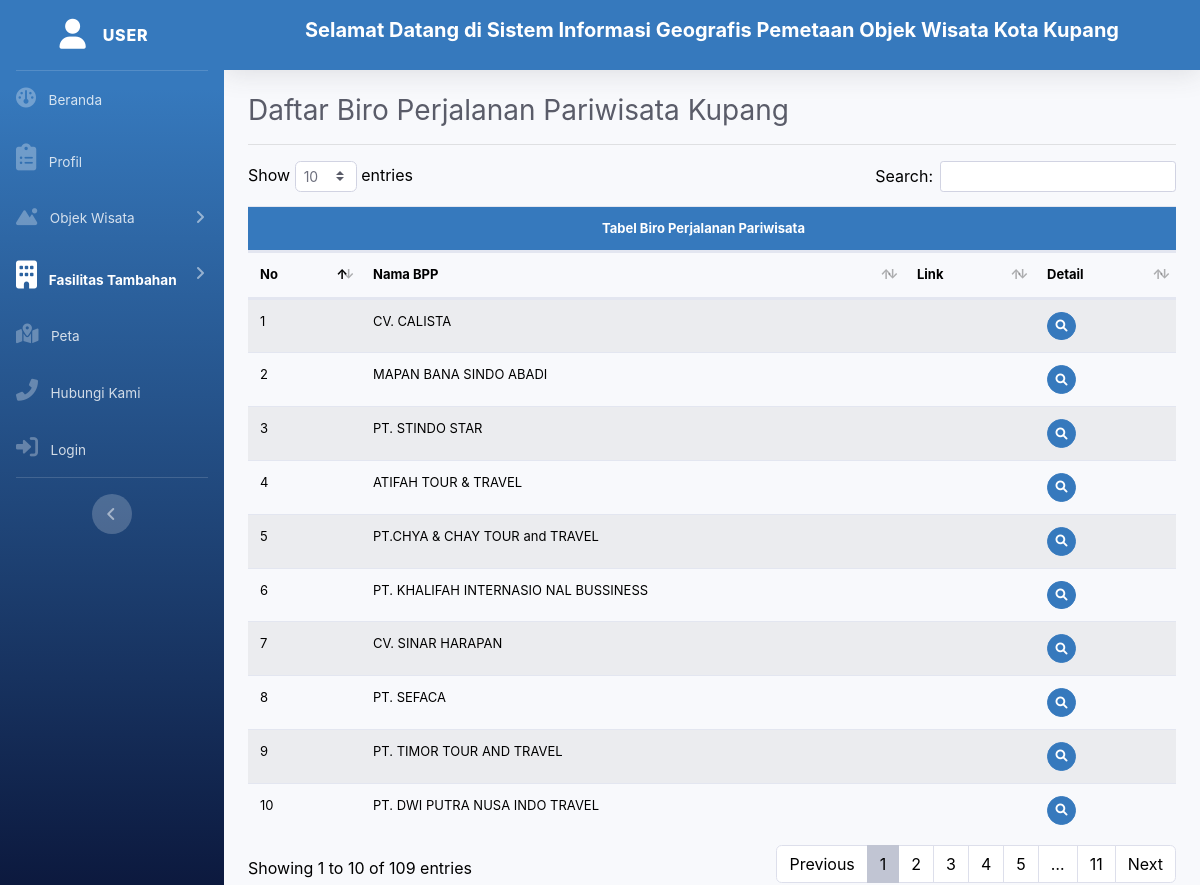
Page /index.php/user/indexBPPUser on the committed database.
### tables this page shows
CREATE TABLE `tabelbpp` (
  `id` int(128) NOT NULL,
  `idkecamatan` int(128) NOT NULL,
  `idkelurahan` int(128) NOT NULL,
  `nmusaha` varchar(128) NOT NULL,
  `alamat` varchar(128) NOT NULL,
  `nmpemilik` varchar(128) NOT NULL,
  `notdup` varchar(128) NOT NULL,
  `link` varchar(128) DEFAULT NULL
);

### application/controllers/User.php (called while the page is built, shortened)
<?php
class User extends CI_Controller
{
  public function indexBPPUser()
  {
    $data['customColor'] = 'blueberryBlue';
    $data["title"] = "SIG-User";
    $data["sidebar"] = "fasTamActive";
    $data["sidebarTitle"] = "indexBPPUser";
    $data["semua"] = $this->M_obwis->semuaData();
    $this->load->view('templates/header', $data);
    $this->load->view('templates/sidebar', $data);
    $this->load->view('templates/topbar');
    $this->load->view('user/indexBPP', $data);
    $this->load->view('templates/footer');
  }
}

### index.php (called while the page is built, shortened)
<?php
require_once BASEPATH.'core/CodeIgniter.php';

### application/models/M_obwis.php (called while the page is built, shortened)
<?php
class M_obwis extends CI_Model
{
	public function semuaData()
	{
		return [
			"dataAdmin" => $this->db->get('tabeladmin')->result(),
			"dataObwis" => $this->db->get('tabelobwis')->result(),
			"dataKategori" => $this->db->get('tabelkategori')->result(),
			"dataKecamatan" => $this->db->get('tabelkecamatan')->result(),
			"dataKelurahan" => $this->db->get('tabelkelurahan')->result(),
			"dataBPP" => $this->db->get('tabelbpp')->result(),
			"dataTC" => $this->db->get('tabeltokocinderamata')->result(),
			"dataHotel" => $this->db->get('tabelhotel')->result()
		];
	}
}

### application/views/user/indexBPP.php (the view, shortened to what this page needs)
<div class="container-fluid" id="isi">
    <?php if ($this->session->userdata('username')) {
    $key = 'Admin';
  } else {
    $key = 'User';
  } ?>
    <div class="d-sm-flex align-items-center justify-content-between">
        <h3 class="mb-0 text-gray-800">Daftar Biro Perjalanan Pariwisata Kupang</h3>
    </div>
    <hr class="divider">
    <div class="row">
        <div class="col-lg-12">
            <div class="table-responsive">
                <table class="table table-striped" id="dataTable" style="font-size:13px;">
                    <thead>
                        <tr>
                            <th class="text-center bg-<?= $customColor; ?> text-white" colspan="4">
                                Tabel Biro Perjalanan Pariwisata
                            </th>
                        </tr>
                        <tr>
                            <th>No</th>
                            <th>Nama BPP</th>
                            <th>Link</th>
                            <th style="width:100px;">Detail</th>
                        </tr>
                    </thead>
                    <tbody>
                        <?php $no = 0;
            foreach ($semua["dataBPP"] as $rowBPP) : ?>
                        <tr class="even">
                            <td><?= ++$no; ?></td>
                            <td><?= $rowBPP->nmusaha; ?></td>
                            <td><a href="<?= 'http://'.$rowBPP->link; ?>"><?= $rowBPP->link; ?></a></td>
                            <td>
                                <a class="btn btn-<?= $customColor; ?> btn-sm btn-circle"
                                    href="<?= base_url($key . '/indexDetailBPP' . $key . '/') . $rowBPP->id; ?>">
                                    <i class="fa-solid fa-magnifying-glass"></i>
                                </a>
                            </td>
                        </tr>
                        <?php endforeach; ?>
                    </tbody>
                </table>
            </div>
        </div>
    </div>
</div>

### application/views/templates/header.php (shortened to what this page needs)
<!DOCTYPE html>
<html lang="en">
<head>
    <link href="<?= base_url('assets/'); ?>vendor/datatables/dataTables.bootstrap4.min.css" rel="stylesheet">
    <link href="<?= base_url('assets/'); ?>vendor/fontawesome-free/css/all.min.css" rel="stylesheet" type="text/css">
    <link href="<?= base_url('assets/'); ?>vendor/fontawesome-free-5/css/all.min.css" rel="stylesheet" type="text/css">
    <link href="<?= base_url('assets/'); ?>vendor/fontawesome-free-6/css/all.min.css" rel="stylesheet" type="text/css">
    <link rel="stylesheet" href="<?= base_url('assets/'); ?>js/leaflet/leaflet.css"
 />
    <link rel="stylesheet" href="<?= base_url('assets/'); ?>js/leaflet/leaflet.css" />
    <link rel="stylesheet"
        href="<?= base_url('assets/'); ?>js/leaflet/leaflet-routing-machine/dist/leaflet-routing-machine.css" />
    <link href="<?= base_url('assets/'); ?>css/sb-admin-2.min.css" rel="stylesheet">
</head>

### application/views/templates/sidebar.php (shortened to what this page needs)
<body id="page-top" class>
    <?php if ($this->session->userdata('username')) {
		$key = 'Admin';
	} else {
		$key = 'User';
	} ?>
    <div id="wrapper">
        <ul class="navbar-nav bg-gradient-<?= $customColor; ?> sidebar sidebar-dark accordion" id="accordionSidebar">
            <div class="sidebar-brand d-flex align-items-center justify-content-center" href="index.html">
                <div class="sidebar-brand-icon">
                    <?php if (!$this->session->userdata('username')) : ?>
                    <i class="fa-solid fa-user" style="font-size: 30px;"></i>
                    <?php endif; ?>
                </div>
                <div class="sidebar-brand-text mx-3"><?= $key ?></div>
            </div>
            <hr class="sidebar-divider my-0">
            <li class="nav-item
      <?php if ($sidebar == "berandaActive") {
				echo "active";
			}
			?>" id="beranda">
                <a class="nav-link" href="<?= base_url($key . '/indexBeranda' . $key) ?>">
                    <i class="fa-solid fa-gauge pr-1" style="font-size: 20px;"></i>
                    <span>Beranda</span>
                </a>
            </li>
            <li class="nav-item <?php if ($sidebar == "profilActive") {
														echo "active";
													}
													?>" id="profil">
                <a class="nav-link" href="<?= base_url($key . '/indexProfil' . $key) ?>">
                    <i class="fa-solid fa-clipboard-list pr-1" style="font-size: 27px;"></i>
                    <span>Profil</span></a>
            </li>
            <li class="nav-item
      <?php if ($sidebar == "obwisActive") {
				echo "active";
			}
			?>" id="obWis">
                <a class="nav-link collapsed" href="<?= base_url($key . '/indexObwis' . $key . '2') ?>"
                    data-toggle="collapse" data-target="#collapseTwoobWis" aria-expanded="true"
                    aria-controls="collapseTwoobWis">
                    <i class="fa-solid fa-mountain-sun pr-1" style="font-size: 17px;"></i>
                    <span>Objek Wisata</span>
                </a>
            </li>
            <li class="nav-item <?php if ($sidebar == "fasTamActive") {
														echo "active";
													}
													?>" id="fasTam">
                <a class="nav-link collapsed" href="#" data-toggle="collapse" data-target="#collapseTwofasTam"
                    aria-expanded="true" aria-controls="collapseTwofasTam">
                    <i class="fa-solid fa-building pr-1" style="font-size: 28px;"></i>
                    <span>Fasilitas Tambahan</span>
                </a>
            </li>
            <?php if (!$this->session->userdata('username')) : ?>
            <li class="nav-item <?php if ($sidebar == "petaActive") {
															echo "active";
														}
														?>" id="peta">
                <a class="nav-link" href="<?= base_url($key . '/indexPeta' . $key) ?>">
                    <i class="fa-solid fa-map-location-dot pr-1" style="font-size:20px;"></i>
                    <span>Peta</span></a>
            </li>
            <li class="nav-item <?php if ($sidebar == "hubungiActive") {
															echo "active";
														}
														?>" id="hubungi">
                <a class="nav-link" href="<?= base_url($key . '/indexHubungi' . $key) ?>">
                    <i class="fa-solid fa-phone-flip pr-1" style="font-size: 22px;"></i>
                    <span>Hubungi Kami</span></a>
            </li>
            <li class="nav-item <?php if ($sidebar == "loginActive") {
															echo "active";
														}
														?>" id="login">
                <a class="nav-link" href="<?= base_url('User/indexLogin') ?>">
                    <i class="fa-solid fa-right-to-bracket pr-1" style="font-size: 22px;"></i>
                    <span>Login</span></a>
            </li>
            <?php endif; ?>
            <hr class="sidebar-divider d-none d-md-block">
            <div class="text-center d-none d-md-inline">
                <button class="rounded-circle border-0" id="sidebarToggle"></button>
            </div>
        </ul>

### application/views/templates/topbar.php (shortened to what this page needs)
<div id="content-wrapper" class="d-flex flex-column">
  <div id="content">
    <nav class="navbar navbar-expand navbar-light bg-<?= $customColor; ?> topbar mb-4 static-top shadow">
      <ul class="navbar-nav ml-auto">
        <li class="nav-item">
          <p class="mt-2 d-none d-lg-inline text-white navbar-center h5 font-weight-bold"> Selamat Datang di Sistem Informasi Geografis Pemetaan Objek Wisata Kota Kupang</p>
        </li>
      </ul>
    </nav>

### application/views/templates/footer.php (shortened to what this page needs)
</div>
</div>
</body>
</html>

### application/views/templates/topbar.php (style rules this page uses)
.navbar-center { position: absolute; width: 100%; left: 0; top: 0; text-align: center; justify-content: center; margin: 0; padding: 10px 10px; }

### rows in the picture
tabelbpp: nmusaha "CV. CALISTA"
tabelbpp: nmusaha "MAPAN BANA SINDO ABADI"
tabelbpp: nmusaha "PT. STINDO STAR"
tabelbpp: nmusaha "ATIFAH TOUR & TRAVEL"
tabelbpp: nmusaha "PT.CHYA & CHAY TOUR and TRAVEL"
tabelbpp: nmusaha "PT. KHALIFAH INTERNASIO NAL BUSSINESS"
tabelbpp: nmusaha "CV. SINAR HARAPAN"
tabelbpp: nmusaha "PT. SEFACA"
tabelbpp: nmusaha "PT. TIMOR TOUR AND TRAVEL"
tabelbpp: nmusaha "PT. DWI PUTRA NUSA INDO TRAVEL"

### other values in the picture
$key "USER"
